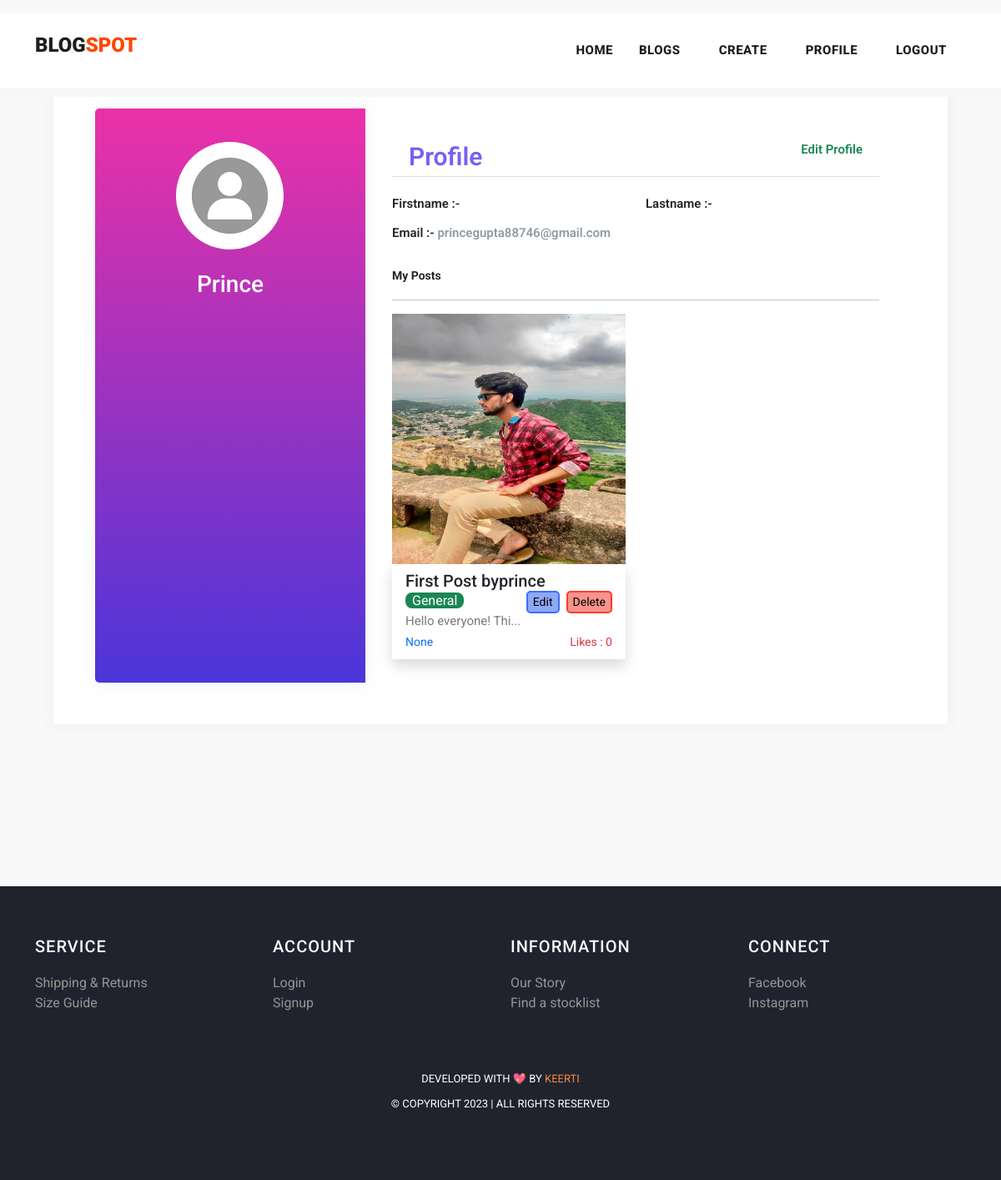
The app's page /profile/1 with its own data.
### myapp/models.py (models this page shows, shortened)
class Post(models.Model):
    postname = models.CharField(max_length=600)
    category = models.CharField(max_length=600)
    image = CloudinaryField('image', blank=True, null=True)
    content = models.TextField(max_length=100000)
    time = models.DateTimeField(auto_now_add=True)
    likes = models.IntegerField(default=0, blank=True)
    user = models.ForeignKey(User, on_delete=models.CASCADE)

### myapp/views.py (the view)
# urls.py: path("profile/<int:id>",views.profile,name='profile'),
def profile(request,id):
    return render(request,'profile.html',{
        'user':User.objects.get(id=id),
        'posts':Post.objects.all(),
        'media_url':settings.MEDIA_URL,
    })

### templates/profile.html (shortened to what this page needs)
{% load static %}
<!DOCTYPE html>
<html lang="en">
<head>
    <link href="https://cdn.jsdelivr.net/npm/bootstrap@5.3.0-alpha3/dist/css/bootstrap.min.css" rel="stylesheet"
>
    <link href="{% static 'vendor/bootstrap/css/bootstrap.min.css' %}" rel="stylesheet">
    <link rel="stylesheet" href="https://maxcdn.bootstrapcdn.com/bootstrap/4.0.0/css/bootstrap.min.css">
    <link href="https://cdn.jsdelivr.net/npm/bootstrap@5.3.0-alpha3/dist/css/bootstrap.min.css" rel="stylesheet"
>
    <link rel="stylesheet" href="{% static 'assets/css/fontawesome.css' %}">
    <link rel="stylesheet" href="{% static 'assets/css/templatemo-stand-blog.css' %}">
    <link rel="stylesheet" href="{% static 'assets/css/owl.css' %}">
</head>
<body>
    <header class="">
        <nav class="navbar navbar-expand-lg bg-white">
            <div class="container">
                <a class="navbar-brand" href="index.html">
                    <h2>BLOG<span style="color: orangered;">SPOT</span></h2>
                </a>
                <div class="collapse navbar-collapse" id="navbarResponsive">
                    <ul class="navbar-nav ml-auto">
                        <li>
                            <a class="nav-link" href="{% url 'index' %}">Home
                            </a>
                        </li>
                        <li class="nav-item">
                            <a class="nav-link" href="{% url 'blog' %}">Blogs</a>
                        </li>
                        {% if user.is_authenticated %}
                        <li class="nav-item">
                            <a class="nav-link" href="{% url 'create' %}">Create</a>
                        </li>
                        <li class="nav-item">
                            <a class="nav-link" href="{% url 'profile' user.id %}">Profile</a>
                        </li>
                        <li class="nav-item">
                            <a class="nav-link" href="{% url 'logout' %}">Logout</a>
                        </li>
                        {% else %}
                        <li class="nav-item">
                            <a class="nav-link" href="{% url 'signin' %}">Login</a>
                        </li>
                        {% endif %}
                    </ul>
                </div>
            </div>
        </nav>
    </header>
    <div class="mt-3">
        <div class="page-content page-container p-lg-5 p-0" id="page-content">
            <div class="padding">
                <div class="row d-flex justify-content-center">
                    <div class="col-xl-12 col-md-12" id="card">
                        <div class="card user-card-full">
                            <div class="row m-l-0 m-r-0">
                                <div class="col-sm-4 bg-c-lite-green user-profile">
                                    <div class="card-block text-center text-white">
                                        <div class="m-b-25">
                                            <img src="{% static 'assets/images/user.png' %}" class="img-radius"
                                                alt="User-Profile-Image" style="border-radius: 50%;">
                                        </div>
                                        <h6 class="f-w-800 h3" style="text-transform: capitalize;">{{user.username}}
                                        </h6>
                                    </div>
                                </div>
                                <div class="col-sm-8">
                                    <div class="card-block">
                                        <h6 class="m-b-20 p-b-5 b-b-default f-w-600"
                                            style="font-size: 30px; padding: 20px;  color: #7461f3;">Profile <a
                                                href="{% url 'profileedit' user.id %}"
                                                class="float-right text-decoration-none text-success"
                                                style="font-size: 15px;">Edit Profile</a>
                                        </h6>
                                        <div class="row">
                                            <div class="col-sm-6">
                                                <p class="m-b-10 f-w-600 text-dark">Firstname :-
                                                </p>
                                            </div>
                                            <div class="col-sm-6">
                                                <p class="m-b-10 f-w-600 text-dark">Lastname :-
                                                </p>
                                            </div>
                                            <div class="col-sm-6">
                                                <p class="m-b-10 f-w-600 text-dark">Email :-
                                                    <span class="text-muted f-w-400">{{user.email}}</span>
                                                </p>
                                            </div>
                                        </div>
                                        <p class="small fw-bold pt-3 text-dark">My Posts</p>
                                        <hr>
                                        <div class="row row-cols-lg-2 row-cols-1">
                                            {% for post in posts%}
                                            {% if post.user_id == user.id %}
                                            <div class="col col-lg-6 col-12 mb-2">
                                                <img src="{{media_url}}{{post.image}}" alt="" height="300px"
                                                    width="100%">
                                                <div class="px-3 py-2 shadow">
                                                    <h5>{{post.postname}}</h5>
                                                    <a href="{% url 'deletepost' post.id %}"><button
                                                            class="ms-2 float-right small" type="submit"
                                                            style="border:2px solid rgb(252, 63, 42); border-radius: 5px; background-color: rgb(246, 148, 141);">Delete</button></a>
                                                    <a href="{% url 'editpost' post.id %}"><button
                                                            class="float-right small" type="submit"
                                                            style="border:2px solid rgb(64, 108, 251); border-radius: 5px; background-color: rgb(141, 169, 246);">Edit</button></a>
                                                    <span
                                                        class="text-white bg-success rounded-3 px-2 rounded-2">{{post.category}}</span>
                                                    <p>{{post.content|slice:"0:20"}}...</p>
                                                    <p class="small text-primary">{{post.time}}<span
                                                            class="text-danger float-right">Likes :
                                                            {{post.likes}}</span></p>
                                                </div>
                                            </div>
                                            {% endif %}
                                            {% endfor %}
                                        </div>
                                    </div>
                                </div>
                            </div>
                        </div>
                    </div>
                </div>
            </div>
        </div>
    </div>
    {% include 'footer.html' %}
</body>
</html>

### static/assets/css/templatemo-stand-blog.css (style rules this page uses)
body { font-family: 'Roboto', sans-serif; overflow-x: hidden; text-rendering: optimizeLegibility; -webkit-font-smoothing: antialiased; -moz-osx-font-smoothing: grayscale; }
p { margin-bottom: 0px; font-size: 15px; font-weight: 400; color: #7a7a7a; line-height: 30px; }
a { text-decoration: none!important; }
ul { padding: 0; margin: 0; list-style: none; }
h1,h2,h3,h4,h5,h6 { margin: 0px; }
header { position: absolute; z-index: 99999; width: 100%; height: 100px; background-color: #f7f7f7; -webkit-transition: all 0.3s ease-in-out 0s; -moz-transition: all 0.3s ease-in-out 0s; -o-transition: all 0.3s ease-in-out 0s; transition: all 0.3s ease-in-out 0s; }
header .navbar { padding: 25px 0px; }
.navbar .navbar-brand { float: left; margin-top: -12px; outline: none; }
.navbar .navbar-brand h2 { color: #1e1e1e; text-transform: uppercase; font-size: 24px; font-weight: 900; -webkit-transition: all .3s ease 0s; -moz-transition: all .3s ease 0s; -o-transition: all .3s ease 0s; transition: all .3s ease 0s; }
#navbarResponsive { z-index: 999; }
.navbar-collapse { text-align: center; }
.navbar .navbar-nav .nav-item { margin: 0px 15px; }
.navbar .navbar-nav a.nav-link { text-transform: capitalize; font-size: 15px; font-weight: 800; text-transform: uppercase; letter-spacing: 0.5px; color: #1e1e1e; transition: all 0.3s; }

### templates/profile.html (style rules this page uses)
body { background-color: #f9f9fa; width: 100vw; height: 100vh; }
.padding { padding: 1rem; }
.user-card-full { overflow: hidden; }
.card { border-radius: 5px; -webkit-box-shadow: 0 1px 20px 0 rgba(69, 90, 100, 0.08); box-shadow: 0 1px 20px 0 rgba(69, 90, 100, 0.08); border: none; margin-bottom: 30px; padding: 50px; }
.m-r-0 { margin-right: 0px; }
.m-l-0 { margin-left: 0px; }
.user-card-full .user-profile { border-radius: 5px 0 0 5px; }
.bg-c-lite-green { background: linear-gradient(to top, #4b35d9, #eb31a7); box-shadow: 0 1px 20px 0 rgba(69, 90, 100, 0.08); }
.user-profile { padding: 20px 0; }
.card-block { padding: 1.25rem; }
.m-b-25 { margin-bottom: 25px; }
.img-radius { border-radius: 5px; }
h6 { font-size: 14px; }
.card .card-block p { line-height: 25px; }
.b-b-default { border-bottom: 1px solid #e0e0e0; }
.m-b-20 { margin-bottom: 20px; }
.p-b-5 { padding-bottom: 5px !important; }
.m-b-10 { margin-bottom: 10px; }
.text-muted { color: #919aa3 !important; }
.f-w-600 { font-weight: 600; }

### templates/footer.html (style rules this page uses)
li { text-decoration: none; text-align: left; }
li a { color: rgb(153, 147, 147); }

### records on screen
Post: image (picture), postname "First Post byprince", category "General", content "Hello everyone! Thi", time "None", likes "0"

### other values on screen
{{ user.username }} "Prince"
{{ user.email }} "princegupta88746@gmail.com"
